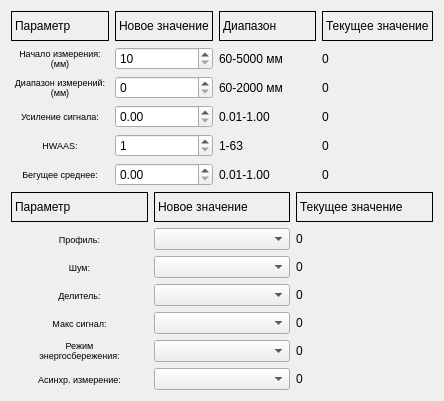
             <widget class="QWidget" name="scrollAreaWidgetContents">
              <property name="geometry">
               <rect>
                <x>0</x>
                <y>-47</y>
                <width>444</width>
                <height>401</height>
               </rect>
              </property>
              <layout class="QGridLayout" name="gridLayout_12">
               <item row="0" column="0">
                <layout class="QGridLayout" name="gridLayout_4">
                 <item row="1" column="2">
                  <widget class="QLabel" name="lab_StartMeasureArray">
                   <property name="frameShape">
                    <enum>QFrame::NoFrame</enum>
                   </property>
                   <property name="text">
                    <string>60-5000 мм</string>
                   </property>
                  </widget>
                 </item>
                 <item row="2" column="3">
                  <widget class="QLabel" name="lab_EndMeasureCur">
                   <property name="frameShape">
                    <enum>QFrame::NoFrame</enum>
                   </property>
                   <property name="text">
                    <string>0</string>
                   </property>
                  </widget>
                 </item>
                 <item row="2" column="2">
                  <widget class="QLabel" name="lab_EndMeasureArray">
                   <property name="frameShape">
                    <enum>QFrame::NoFrame</enum>
                   </property>
                   <property name="text">
                    <string>60-2000 мм</string>
                   </property>
                  </widget>
                 </item>
                 <item row="0" column="2">
                  <widget class="QLabel" name="lab_Array">
                   <property name="minimumSize">
                    <size>
                     <width>0</width>
                     <height>30</height>
                    </size>
                   </property>
                   <property name="maximumSize">
                    <size>
                     <width>16777215</width>
                     <height>30</height>
                    </size>
                   </property>
                   <property name="frameShape">
                    <enum>QFrame::Box</enum>
                   </property>
                   <property name="text">
                    <string>Диапазон</string>
                   </property>
                  </widget>
                 </item>
                 <item row="3" column="3">
                  <widget class="QLabel" name="lab_ReceiverGainCur">
                   <property name="frameShape">
                    <enum>QFrame::NoFrame</enum>
                   </property>
                   <property name="text">
                    <string>0</string>
                   </property>
                  </widget>
                 </item>
                 <item row="4" column="2">
                  <widget class="QLabel" name="lab_HWAASArray">
                   <property name="frameShape">
                    <enum>QFrame::NoFrame</enum>
                   </property>
                   <property name="text">
                    <string>1-63</string>
                   </property>
                  </widget>
                 </item>
                 <item row="5" column="3">
                  <widget class="QLabel" name="lab_RunningAverageCur">
                   <property name="frameShape">
                    <enum>QFrame::NoFrame</enum>
                   </property>
                   <property name="text">
                    <string>0</string>
                   </property>
                  </widget>
                 </item>
                 <item row="0" column="3">
                  <widget class="QLabel" name="lab_Cur">
                   <property name="minimumSize">
                    <size>
                     <width>0</width>
                     <height>30</height>
                    </size>
                   </property>
                   <property name="maximumSize">
                    <size>
                     <width>16777215</width>
                     <height>30</height>
                    </size>
                   </property>
                   <property name="frameShape">
                    <enum>QFrame::Box</enum>
                   </property>
                   <property name="text">
                    <string>&lt;html&gt;&lt;head/&gt;&lt;body&gt;&lt;p&gt;Текущее значение&lt;/p&gt;&lt;/body&gt;&lt;/html&gt;</string>
                   </property>
                  </widget>
                 </item>
                 <item row="5" column="0">
                  <widget class="QLabel" name="lab_RunningAverage">
                   <property name="font">
                    <font>
                     <pointsize>7</pointsize>
                    </font>
                   </property>
                   <property name="frameShape">
                    <enum>QFrame::NoFrame</enum>
                   </property>
                   <property name="text">
                    <string>Бегущее среднее:</string>
                   </property>
                   <property name="alignment">
                    <set>Qt::AlignCenter</set>
                   </property>
                  </widget>
                 </item>
                 <item row="1" column="1">
                  <widget class="QSpinBox" name="spin_StartMeasure">
                   <property name="maximumSize">
                    <size>
                     <width>16777215</width>
                     <height>16777215</height>
                    </size>
                   </property>
                   <property name="minimum">
                    <number>10</number>
                   </property>
                   <property name="maximum">
                    <number>4999</number>
                   </property>
                  </widget>
                 </item>
                 <item row="2" column="1">
                  <widget class="QSpinBox" name="spin_EndMeasure">
                   <property name="maximumSize">
                    <size>
                     <width>16777215</width>
                     <height>16777215</height>
                    </size>
                   </property>
                   <property name="maximum">
                    <number>2000</number>
                   </property>
                  </widget>
                 </item>
                 <item row="2" column="0">
                  <widget class="QLabel" name="lab_EndMeasure">
                   <property name="font">
                    <font>
                     <pointsize>7</pointsize>
                    </font>
                   </property>
                   <property name="frameShape">
                    <enum>QFrame::NoFrame</enum>
                   </property>
                   <property name="text">
                    <string>&lt;html&gt;&lt;head/&gt;&lt;body&gt;&lt;p&gt;Диапазон измерений:&lt;br/&gt;(мм)&lt;/p&gt;&lt;/body&gt;&lt;/html&gt;</string>
                   </property>
                   <property name="alignment">
                    <set>Qt::AlignCenter</set>
                   </property>
                  </widget>
                 </item>
                 <item row="5" column="1">
                  <widget class="QDoubleSpinBox" name="spin_RunningAverage">
                   <property name="maximumSize">
                    <size>
                     <width>16777215</width>
                     <height>16777215</height>
                    </size>
                   </property>
                   <property name="maximum">
                    <double>1.000000000000000</double>
                   </property>
                   <property name="singleStep">
                    <double>0.010000000000000</double>
                   </property>
                  </widget>
                 </item>
                 <item row="3" column="1">
                  <widget class="QDoubleSpinBox" name="spin_ReceiverGain">
                   <property name="maximumSize">
                    <size>
                     <width>16777215</width>
                     <height>16777215</height>
                    </size>
                   </property>
                   <property name="maximum">
                    <double>1.000000000000000</double>
                   </property>
                   <property name="singleStep">
                    <double>0.010000000000000</double>
                   </property>
                  </widget>
                 </item>
                 <item row="1" column="0">
                  <widget class="QLabel" name="lab_StartMeasure">
                   <property name="font">
                    <font>
                     <pointsize>7</pointsize>
                    </font>
                   </property>
                   <property name="tabletTracking">
                    <bool>false</bool>
                   </property>
                   <property name="toolTip">
                    <string/>
                   </property>
                   <property name="frameShape">
                    <enum>QFrame::NoFrame</enum>
                   </property>
                   <property name="text">
                    <string>&lt;html&gt;&lt;head/&gt;&lt;body&gt;&lt;p&gt;Начало измерения:&lt;br/&gt;(мм)&lt;/p&gt;&lt;/body&gt;&lt;/html&gt;</string>
                   </property>
                   <property name="alignment">
                    <set>Qt::AlignCenter</set>
                   </property>
                  </widget>
                 </item>
                 <item row="3" column="2">
                  <widget class="QLabel" name="lab_ReceiverGainArray">
                   <property name="frameShape">
                    <enum>QFrame::NoFrame</enum>
                   </property>
                   <property name="text">
                    <string>0.01-1.00</string>
                   </property>
                  </widget>
                 </item>
                 <item row="1" column="3">
                  <widget class="QLabel" name="lab_StartMeasureCur">
                   <property name="frameShape">
                    <enum>QFrame::NoFrame</enum>
                   </property>
                   <property name="text">
                    <string>0</string>
                   </property>
                  </widget>
                 </item>
                 <item row="0" column="0">
                  <widget class="QLabel" name="lab_Param">
                   <property name="minimumSize">
                    <size>
                     <width>0</width>
                     <height>30</height>
                    </size>
                   </property>
                   <property name="maximumSize">
                    <size>
                     <width>16777215</width>
                     <height>30</height>
                    </size>
                   </property>
                   <property name="frameShape">
                    <enum>QFrame::Box</enum>
                   </property>
                   <property name="text">
                    <string>Параметр</string>
                   </property>
                  </widget>
                 </item>
                 <item row="4" column="1">
                  <widget class="QSpinBox" name="spin_HWAAS">
                   <property name="maximumSize">
                    <size>
                     <width>16777215</width>
                     <height>16777215</height>
                    </size>
                   </property>
                   <property name="minimum">
                    <number>1</number>
                   </property>
                   <property name="maximum">
                    <number>63</number>
                   </property>
                  </widget>
                 </item>
                 <item row="0" column="1">
                  <widget class="QLabel" name="lab_NewParam">
                   <property name="minimumSize">
                    <size>
                     <width>0</width>
                     <height>30</height>
                    </size>
                   </property>
                   <property name="maximumSize">
                    <size>
                     <width>16777215</width>
                     <height>30</height>
                    </size>
                   </property>
                   <property name="frameShape">
                    <enum>QFrame::Box</enum>
                   </property>
                   <property name="text">
                    <string>&lt;html&gt;&lt;head/&gt;&lt;body&gt;&lt;p&gt;Новое значение&lt;/p&gt;&lt;/body&gt;&lt;/html&gt;</string>
                   </property>
                  </widget>
                 </item>
                 <item row="4" column="0">
                  <widget class="QLabel" name="lab_HWAAS">
                   <property name="font">
                    <font>
                     <pointsize>7</pointsize>
                    </font>
                   </property>
                   <property name="frameShape">
                    <enum>QFrame::NoFrame</enum>
                   </property>
                   <property name="text">
                    <string>HWAAS:</string>
                   </property>
                   <property name="alignment">
                    <set>Qt::AlignCenter</set>
                   </property>
                  </widget>
                 </item>
                 <item row="3" column="0">
                  <widget class="QLabel" name="lab_ReceiverGain">
                   <property name="font">
                    <font>
                     <pointsize>7</pointsize>
                    </font>
                   </property>
                   <property name="frameShape">
                    <enum>QFrame::NoFrame</enum>
                   </property>
                   <property name="text">
                    <string>Усиление сигнала:</string>
                   </property>
                   <property name="alignment">
                    <set>Qt::AlignCenter</set>
                   </property>
                  </widget>
                 </item>
                 <item row="4" column="3">
                  <widget class="QLabel" name="lab_HWAASCur">
                   <property name="frameShape">
                    <enum>QFrame::NoFrame</enum>
                   </property>
                   <property name="text">
                    <string>0</string>
                   </property>
                  </widget>
                 </item>
                 <item row="5" column="2">
                  <widget class="QLabel" name="lab_RunningAverageArray">
                   <property name="frameShape">
                    <enum>QFrame::NoFrame</enum>
                   </property>
                   <property name="text">
                    <string>0.01-1.00</string>
                   </property>
                  </widget>
                 </item>
                </layout>
               </item>
               <item row="1" column="0">
                <layout class="QGridLayout" name="gridLayout_2">
                 <item row="3" column="1">
                  <widget class="QComboBox" name="comb_DownSampFactor"/>
                 </item>
                 <item row="6" column="1">
                  <widget class="QComboBox" name="comb_AsynchMeasure"/>
                 </item>
                 <item row="5" column="1">
                  <widget class="QComboBox" name="comb_PowerSaveMode"/>
                 </item>
                 <item row="2" column="2">
                  <widget class="QLabel" name="lab_NoizeCur">
                   <property name="frameShape">
                    <enum>QFrame::NoFrame</enum>
                   </property>
                   <property name="text">
                    <string>0</string>
                   </property>
                  </widget>
                 </item>
                 <item row="0" column="0">
                  <widget class="QLabel" name="lab_Param2">
                   <property name="minimumSize">
                    <size>
                     <width>0</width>
                     <height>30</height>
                    </size>
                   </property>
                   <property name="maximumSize">
                    <size>
                     <width>16777215</width>
                     <height>30</height>
                    </size>
                   </property>
                   <property name="frameShape">
                    <enum>QFrame::Box</enum>
                   </property>
                   <property name="text">
                    <string>Параметр</string>
                   </property>
                  </widget>
                 </item>
                 <item row="0" column="2">
                  <widget class="QLabel" name="lab_CurParam">
                   <property name="minimumSize">
                    <size>
                     <width>0</width>
                     <height>30</height>
                    </size>
                   </property>
                   <property name="maximumSize">
                    <size>
                     <width>16777215</width>
                     <height>30</height>
                    </size>
                   </property>
                   <property name="frameShape">
                    <enum>QFrame::Box</enum>
                   </property>
                   <property name="text">
                    <string>&lt;html&gt;&lt;head/&gt;&lt;body&gt;&lt;p&gt;Текущее значение&lt;/p&gt;&lt;/body&gt;&lt;/html&gt;</string>
                   </property>
                  </widget>
                 </item>
                 <item row="5" column="2">
                  <widget class="QLabel" name="lab_PowerSaveModeCur">
                   <property name="frameShape">
                    <enum>QFrame::NoFrame</enum>
                   </property>
                   <property name="text">
                    <string>0</string>
                   </property>
                  </widget>
                 </item>
                 <item row="2" column="1">
                  <widget class="QComboBox" name="comb_Noize"/>
                 </item>
                 <item row="5" column="0">
                  <widget class="QLabel" name="lab_PowerSaveMode">
                   <property name="font">
                    <font>
                     <pointsize>7</pointsize>
                    </font>
                   </property>
                   <property name="layoutDirection">
                    <enum>Qt::LeftToRight</enum>
                   </property>
                   <property name="frameShape">
                    <enum>QFrame::NoFrame</enum>
                   </property>
                   <property name="text">
                    <string>&lt;html&gt;&lt;head/&gt;&lt;body&gt;&lt;p&gt;Режим&lt;br/&gt;энергосбережения:&lt;/p&gt;&lt;/body&gt;&lt;/html&gt;</string>
                   </property>
                   <property name="alignment">
                    <set>Qt::AlignCenter</set>
                   </property>
                  </widget>
                 </item>
                 <item row="6" column="0">
                  <widget class="QLabel" name="lab_AsynchMeasure">
                   <property name="font">
                    <font>
                     <pointsize>7</pointsize>
                    </font>
                   </property>
                   <property name="layoutDirection">
                    <enum>Qt::LeftToRight</enum>
                   </property>
                   <property name="frameShape">
                    <enum>QFrame::NoFrame</enum>
                   </property>
                   <property name="text">
                    <string>Асинхр. измерение:</string>
                   </property>
                   <property name="alignment">
                    <set>Qt::AlignCenter</set>
                   </property>
                  </widget>
                 </item>
                 <item row="3" column="2">
                  <widget class="QLabel" name="lab_DownSampFactorCur">
                   <property name="frameShape">
                    <enum>QFrame::NoFrame</enum>
                   </property>
                   <property name="text">
                    <string>0</string>
                   </property>
                  </widget>
                 </item>
                 <item row="2" column="0">
                  <widget class="QLabel" name="lab_Noize">
                   <property name="font">
                    <font>
                     <pointsize>7</pointsize>
                    </font>
                   </property>
                   <property name="layoutDirection">
                    <enum>Qt::LeftToRight</enum>
                   </property>
                   <property name="frameShape">
                    <enum>QFrame::NoFrame</enum>
                   </property>
                   <property name="text">
                    <string>Шум:</string>
                   </property>
                   <property name="alignment">
                    <set>Qt::AlignCenter</set>
                   </property>
                  </widget>
                 </item>
                 <item row="6" column="2">
                  <widget class="QLabel" name="lab_AsynchMeasureCur">
                   <property name="frameShape">
                    <enum>QFrame::NoFrame</enum>
                   </property>
                   <property name="text">
                    <string>0</string>
                   </property>
                  </widget>
                 </item>
                 <item row="1" column="2">
                  <widget class="QLabel" name="lab_ProfileCur">
                   <property name="frameShape">
                    <enum>QFrame::NoFrame</enum>
                   </property>
                   <property name="text">
                    <string>0</string>
                   </property>
                  </widget>
                 </item>
                 <item row="0" column="1">
                  <widget class="QLabel" name="lab_NewParam2">
                   <property name="minimumSize">
                    <size>
                     <width>0</width>
                     <height>30</height>
                    </size>
                   </property>
                   <property name="maximumSize">
                    <size>
                     <width>16777215</width>
                     <height>30</height>
                    </size>
                   </property>
                   <property name="frameShape">
                    <enum>QFrame::Box</enum>
                   </property>
                   <property name="text">
                    <string>&lt;html&gt;&lt;head/&gt;&lt;body&gt;&lt;p&gt;Новое значение&lt;/p&gt;&lt;/body&gt;&lt;/html&gt;</string>
                   </property>
                  </widget>
                 </item>
                 <item row="4" column="1">
                  <widget class="QComboBox" name="comb_MaximizeSignal"/>
                 </item>
                 <item row="3" column="0">
                  <widget class="QLabel" name="lab_DownSampFactor">
                   <property name="font">
                    <font>
                     <pointsize>7</pointsize>
                    </font>
                   </property>
                   <property name="layoutDirection">
                    <enum>Qt::LeftToRight</enum>
                   </property>
                   <property name="frameShape">
                    <enum>QFrame::NoFrame</enum>
                   </property>
                   <property name="text">
                    <string>Делитель:</string>
                   </property>
                   <property name="alignment">
                    <set>Qt::AlignCenter</set>
                   </property>
                  </widget>
                 </item>
                 <item row="4" column="2">
                  <widget class="QLabel" name="lab_MaximizeSignalCur">
                   <property name="frameShape">
                    <enum>QFrame::NoFrame</enum>
                   </property>
                   <property name="text">
                    <string>0</string>
                   </property>
                  </widget>
                 </item>
                 <item row="1" column="0">
                  <widget class="QLabel" name="lab_Profile">
                   <property name="font">
                    <font>
                     <pointsize>7</pointsize>
                    </font>
                   </property>
                   <property name="frameShape">
                    <enum>QFrame::NoFrame</enum>
                   </property>
                   <property name="text">
                    <string>Профиль:</string>
                   </property>
                   <property name="alignment">
                    <set>Qt::AlignCenter</set>
                   </property>
                  </widget>
                 </item>
                 <item row="1" column="1">
                  <widget class="QComboBox" name="comb_Profile"/>
                 </item>
                 <item row="4" column="0">
                  <widget class="QLabel" name="lab_MaximizeSignal">
                   <property name="font">
                    <font>
                     <pointsize>7</pointsize>
                    </font>
                   </property>
                   <property name="layoutDirection">
                    <enum>Qt::LeftToRight</enum>
                   </property>
                   <property name="frameShape">
                    <enum>QFrame::NoFrame</enum>
                   </property>
                   <property name="text">
                    <string>Макс сигнал:</string>
                   </property>
                   <property name="alignment">
                    <set>Qt::AlignCenter</set>
                   </property>
                  </widget>
                 </item>
                </layout>
               </item>
              </layout>
             </widget>
